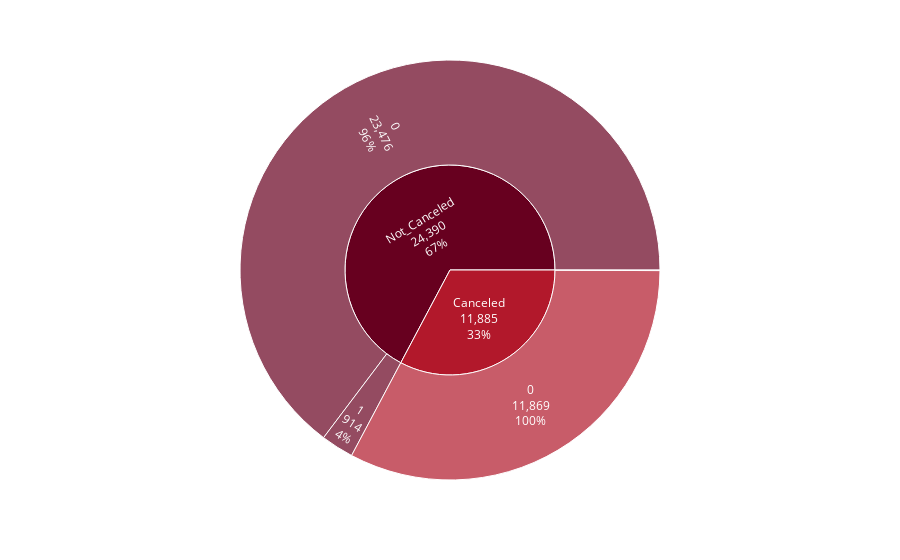

The notebook cell this image was saved under:
### Markdown cell above
Based on above, we can see different required_car_parking_space doesn't make much difference to booking_status. But generally guests who request a parking space, who generally do not cancel the reservation.

### Code cell
# Create a sunburst chart to visualize the distribution of repeated_guest and required_car_parking_space in the data set. 
# and see the relative frequency of different categories in a hierarchical manner.
freq = df.groupby(['repeated_guest','booking_status']).size().reset_index()
freq.rename({0:'count'},axis=1,inplace=True)
fig = px.sunburst(freq, path=['booking_status','repeated_guest'],
                  values='count',color_discrete_sequence=px.colors.sequential.RdBu)
fig.update_traces(textinfo='label+value+percent parent')
fig.show()

### Figure 1 — Plotly figure (JSON) as saved in the notebook; plotly's stock layout.template omitted (floating-point values rounded to 4 significant figures)
{"data": [{"branchvalues": "total", "domain": {"x": [0, 1], "y": [0, 1]}, "hovertemplate": "labels=%{label}<br>count=%{value}<br>parent=%{parent}<br>id=%{id}<extra></extra>", "ids": ["Canceled/0", "Not_Canceled/0", "Canceled/1", "Not_Canceled/1", "Canceled", "Not_Canceled"], "labels": ["0", "0", "1", "1", "Canceled", "Not_Canceled"], "name": "", "parents": ["Canceled", "Not_Canceled", "Canceled", "Not_Canceled", "", ""], "textinfo": "label+value+percent parent", "type": "sunburst", "values": [11869, 23476, 16, 914, 11885, 24390]}], "layout": {"legend": {"tracegroupgap": 0}, "margin": {"t": 60}, "sunburstcolorway": ["rgb(103,0,31)", "rgb(178,24,43)", "rgb(214,96,77)", "rgb(244,165,130)", "rgb(253,219,199)", "rgb(247,247,247)", "rgb(209,229,240)", "rgb(146,197,222)", "rgb(67,147,195)", "rgb(33,102,172)", "rgb(5,48,97)"]}}
